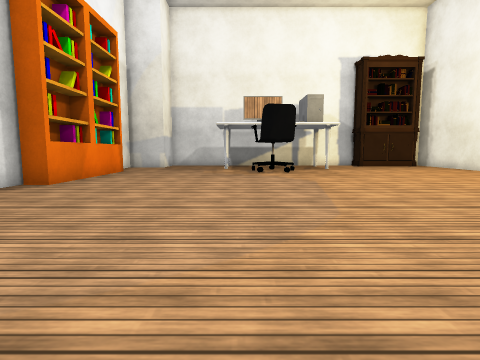
[1] (above)

12 first-person views from a walk through a 3-D level made in the Unity game engine. The camera is 0.47 m above the floor, tilts 6° down and sees 80° across. The floor is counted in squares, 0.5 m on a side. Each view is taken from the middle of a square. On the plan, view 1 faces up. The plan holds only what a view shows up to about 11 squares ahead; the rest is blank. The player character is not drawn. Surface patterns are stand-ins for the level's own textures.

[2]
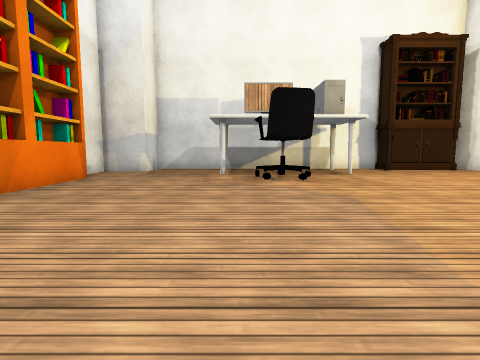

[3]
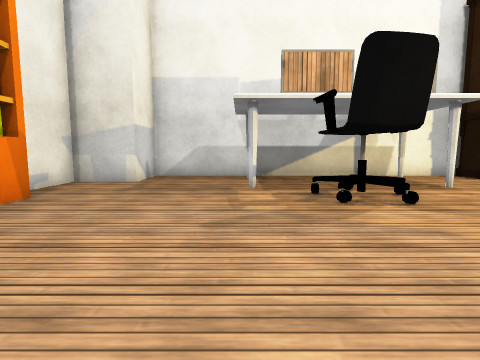

[4]
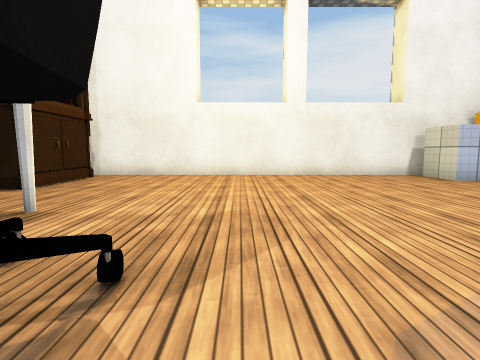

[5]
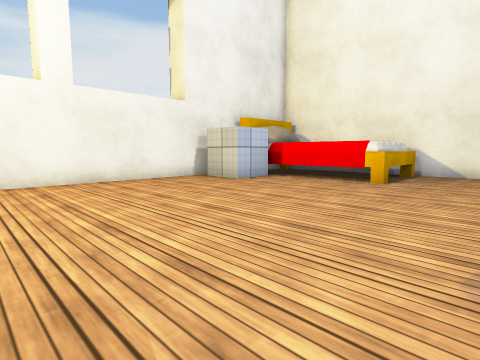

[6]
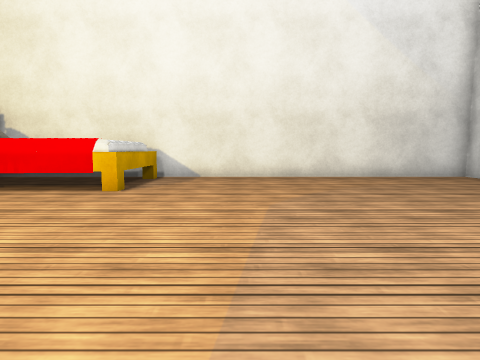

[7]
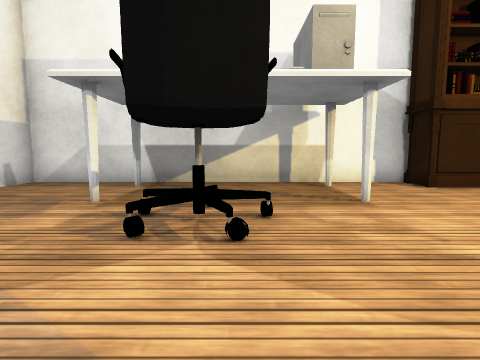

[8]
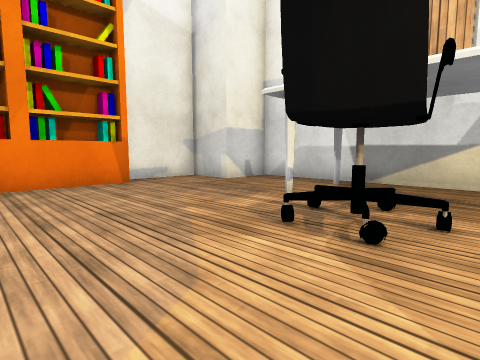

[9]
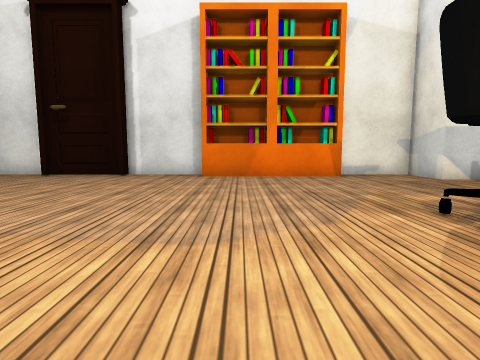

[10]
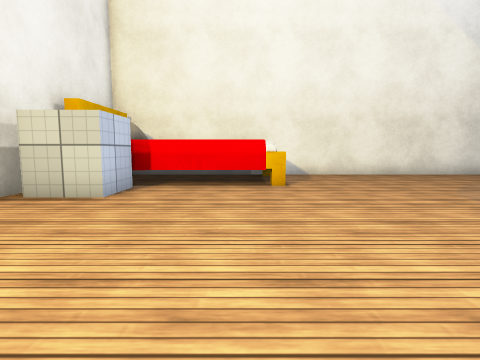

[11]
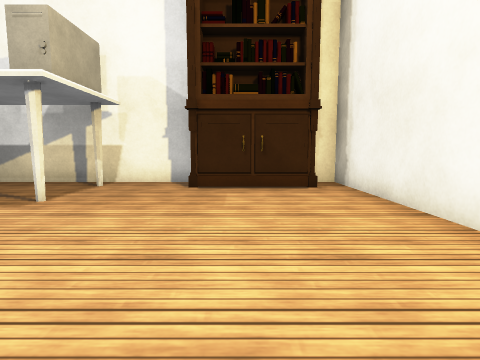

[12]
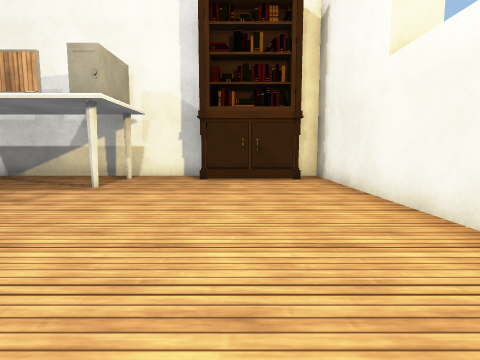

### Floor plan
Key: @ floor where view 1 was taken; # wall or solid block; x gap in a wall; . floor; B bookshelf; T table; C chair; E bed.
Columns run from 6 left of view 1 to 11 right of it. Each row starts with its distance up from view 1.
 18   ############
 17   #..x....x..# ###
 16 ###..........###B#
 15 #................#
 14 #....T....T......#
 13 #......CC........#
 12 #B.....CC........#
 11 #B...............#
 10 #B...............#
  9 #B...............#
  8 #B...............#
  7 #................#
  6 #................#
  5 #................#
  4 #..............###
  3 #..............#
  2 #..........EEEEEE
  1 #..........E   EE
  0 #.....@....E   EE
 -1 #################

Positions as (right, up) in squares from view 1, and headings:
1: (0, 0), facing up
2: (0, 3), facing up
3: (-1, 7), facing up
4: (0, 11), facing right
5: (2, 11), facing down-right
6: (2, 9), facing down
7: (2, 9), facing up
8: (3, 9), facing up-left
9: (5, 9), facing left
10: (6, 10), facing down
11: (8, 9), facing up
12: (8, 7), facing up
